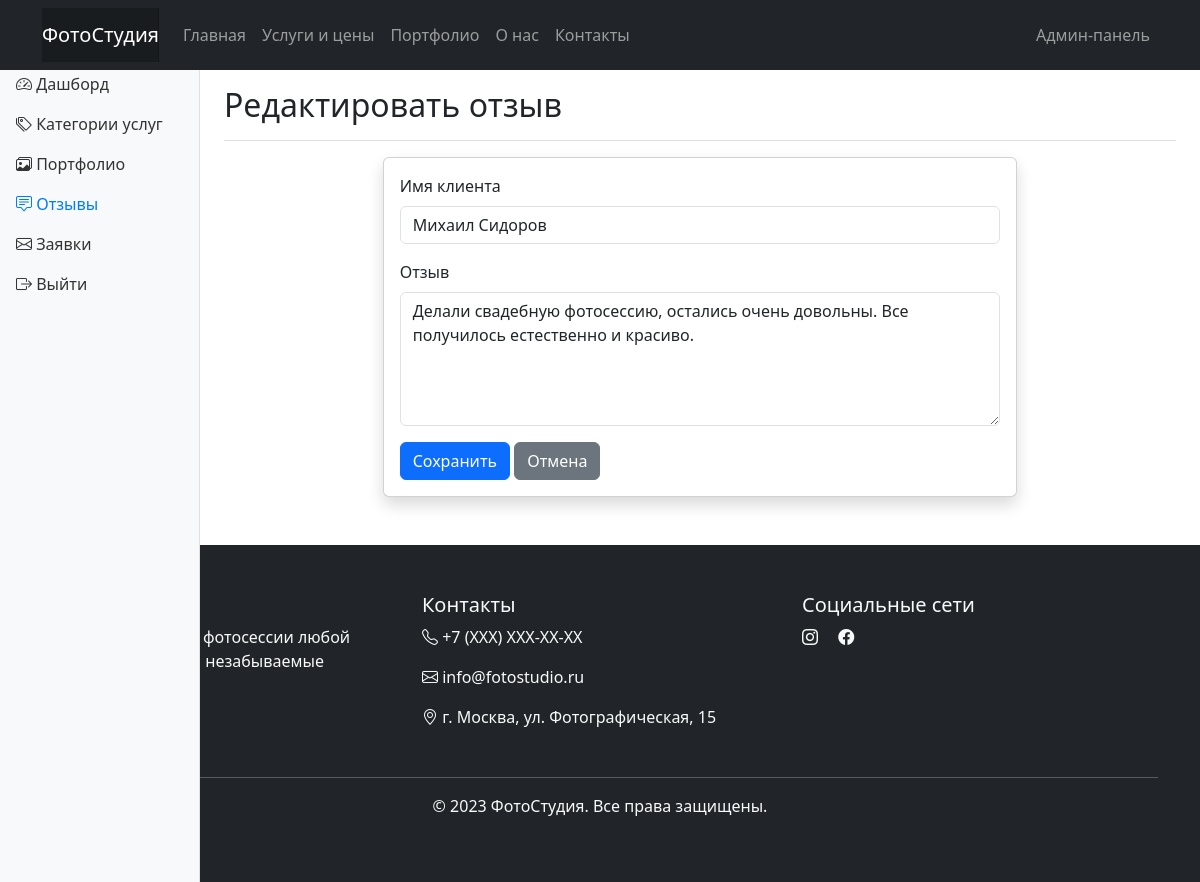
Page /admin/reviews/edit/2 (signed in) on the committed database.
### app.py (models this page shows)
class Review(db.Model):
    id = db.Column(db.Integer, primary_key=True)
    client_name = db.Column(db.String(100), nullable=False)
    text = db.Column(db.Text, nullable=False)
    date = db.Column(db.DateTime, default=datetime.utcnow)

### app.py (the view)
@app.route('/admin/reviews/edit/<int:id>', methods=['GET', 'POST'])
def admin_edit_review(id):
    if not session.get('admin_logged_in'):
        return redirect(url_for('admin_login'))
    review = Review.query.get_or_404(id)
    form = ReviewForm(obj=review)
    if form.validate_on_submit():
        review.client_name = form.client_name.data
        review.text = form.text.data
        db.session.commit()
        flash('Отзыв успешно обновлен!', 'success')
        return redirect(url_for('admin_reviews'))
    return render_template('admin/review_form.html', form=form, title='Редактировать отзыв', review=review)

### app.py
class ReviewForm(FlaskForm):
    client_name = StringField('Имя клиента', validators=[DataRequired(), Length(max=100)])
    text = TextAreaField('Отзыв', validators=[DataRequired()])

### templates/admin/review_form.html (shortened to what this page needs)
{% extends "admin/dashboard.html" %}
{% block content %}
<div class="container-fluid">
    <div class="row">
        <nav class="col-md-3 col-lg-2 d-md-block bg-light sidebar collapse">
            <div class="position-sticky pt-3">
                <ul class="nav flex-column">
                    <li class="nav-item">
                        <a class="nav-link" href="{{ url_for('admin_dashboard') }}">
                            <i class="bi bi-speedometer2"></i> Дашборд
                        </a>
                    </li>
                    <li class="nav-item">
                        <a class="nav-link" href="{{ url_for('admin_categories') }}">
                            <i class="bi bi-tags"></i> Категории услуг
                        </a>
                    </li>
                    <li class="nav-item">
                        <a class="nav-link" href="{{ url_for('admin_portfolio') }}">
                            <i class="bi bi-images"></i> Портфолио
                        </a>
                    </li>
                    <li class="nav-item">
                        <a class="nav-link active" href="{{ url_for('admin_reviews') }}">
                            <i class="bi bi-chat-square-text"></i> Отзывы
                        </a>
                    </li>
                    <li class="nav-item">
                        <a class="nav-link" href="{{ url_for('admin_requests') }}">
                            <i class="bi bi-envelope"></i> Заявки
                        </a>
                    </li>
                    <li class="nav-item">
                        <a class="nav-link" href="{{ url_for('admin_logout') }}">
                            <i class="bi bi-box-arrow-right"></i> Выйти
                        </a>
                    </li>
                </ul>
            </div>
        </nav>
        <main class="col-md-9 ms-sm-auto col-lg-10 px-md-4">
            <div class="d-flex justify-content-between flex-wrap flex-md-nowrap align-items-center pt-3 pb-2 mb-3 border-bottom">
                <h1 class="h2">{{ title }}</h1>
            </div>
            <div class="col-12 col-lg-8 mx-auto">
                <div class="card shadow">
                    <div class="card-body">
                        <form method="POST">
                            <div class="mb-3">
                                {{ form.client_name.label(class="form-label") }}
                                {{ form.client_name(class="form-control") }}
                            </div>
                            <div class="mb-3">
                                {{ form.text.label(class="form-label") }}
                                {{ form.text(class="form-control", rows="5") }}
                            </div>
                            <button type="submit" class="btn btn-primary">Сохранить</button>
                            <a href="{{ url_for('admin_reviews') }}" class="btn btn-secondary">Отмена</a>
                        </form>
                    </div>
                </div>
            </div>
        </main>
    </div>
</div>
{% endblock %}

### static/css/style.css (style rules this page uses)
.card { transition: transform 0.3s ease, box-shadow 0.3s ease; }
.btn { transition: all 0.2s ease-in-out; }

### templates/admin/dashboard.html (style rules this page uses)
.sidebar { position: fixed; top: 0; bottom: 0; left: 0; z-index: 100; padding: 48px 0 0; box-shadow: inset -1px 0 0 rgba(0, 0, 0, .1); }
.sidebar .nav-link { font-weight: 500; color: #333; }
.sidebar .nav-link.active { color: #007bff; }

### rows in the picture
Review: client_name "Михаил Сидоров", text "Делали свадебную фотосессию, остались очень довольны. Все получилось естественно и красиво."

### other values in the picture
{{ title }} "Редактировать отзыв"
